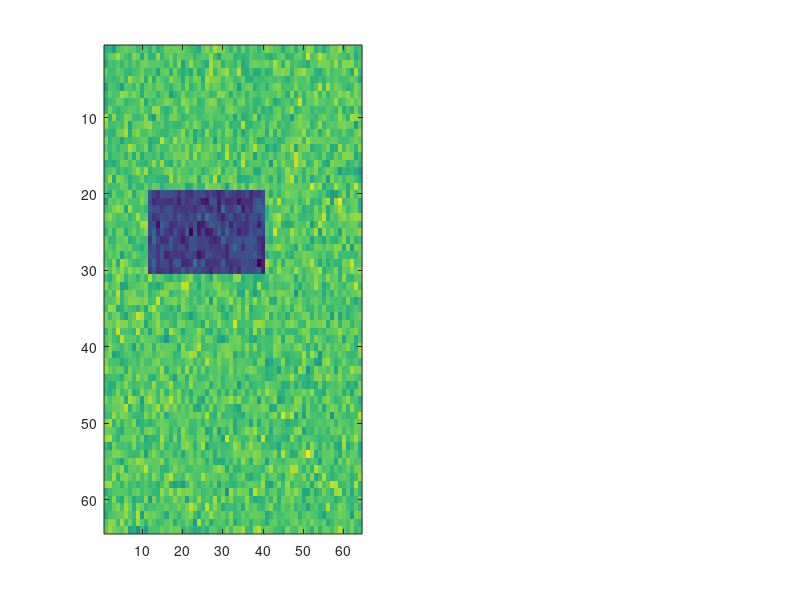

Write the MATLAB code that produced this figure.
%fake brain
TR=2;
t=1:TR:239;
brain=randn(64, 64, 28, 120);
%happy=repmat (0,10,1);
%sad=repmat (1,10,1);
%happysad=[happy sad];
%happysad=happysad(:);
%design=repmat(happysad, 6, 1);

design=repmat([repmat(0,10,1); repmat(1,10,1)],6,1);
ROI= [20:30,12:40,18:23];
    %(row,column,slice)
brain(20:30,12:40,18:23, find(design))=... 
    brain(20:30,12:40,18:23, find(design))-1;
imagesc(brain(:,:,20,13));
         %(row, column,slice,timepts)
sad=mean(brain(:,:,20,find(design)),4);
subplot(1,2,1)
imagesc(squeeze(sad))
happy=mean(brain(:,:,20,find(design==0)),4);